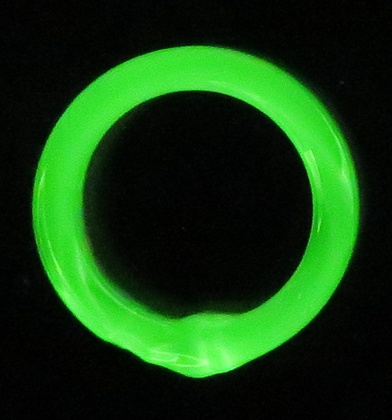
%> input picture segProject4-O - NEW -clean/dene/Pluronic40%_top_tube1.JPG, 392 x 420 px, shrunk from 605 x 649 before the run
$ octave --eval "result = apply2ImageSimple2(imread('dene/Pluronic40%_top_tube1.JPG'));"   (GNU Octave 9; MATLAB toolbox functions it lacks are replaced by stand-ins)
%> lines starting %> are read from the running program, lines starting %| are printed output that depends on the picture; in (x1, y1, x2, y2) boxes, pixels count from 0 and x2, y2 are one past the last pixel; in counts of white or black regions, pixels touching at a corner belong together; the program's own positions count from 1
### segProject4-O - NEW -clean/smoothBoundary.m
function [boundarynew] = smoothBoundary(boundary)

h=fspecial('gaussian', [5 1], 0.75); % asagidakiler urdaki 5 parametresine gore set ediliyor

b1=conv([boundary(length(boundary)-1:length(boundary), 1); boundary(:, 1); boundary(1:2, 1)], h);
b2=conv([boundary(length(boundary)-1:length(boundary),2); boundary(:,2); boundary(1:2,2)], h);

boundarynew= [b1(5:length(b1)-4) b2(5:length(b2)-4)];

end

### segProject4-O - NEW -clean/apply2ImageSimple2.m
function [rbig, rsmall, avgRadius, thickness] = apply2ImageSimple2(im)

%[m, n, z] = size(im);
%figure,imshow(im);


%im = CutImage(im);
croppedIm =im;
%figure,imshow(im);

[m, n, z] = size(im);
for i=1:m
    for j=1:n
        if im(i,j,2) < im(i,j,3) && im(i,j,1) < im(i,j,3) %mavi objeyi imgeden kaldirmak icin
            im(i,j,1) = 0;
            im(i,j,2) = 0;
            im(i,j,3) = 0;
        end
    end
end

imGray2=rgb2gray(im);
imGray = imgaussfilt(imGray2,1); %gauss filter uygulama

%imge uzerinde boundryleri daha guzel bulmak icin

for i=1:m
    for j=1:n
        if imGray(i,j) < 110
            imGray(i,j) = 0;
        end
    end
end
%figure,imshow(img);

%histogram(img);
%figure,imshow(imGray);
boundaries = bwboundaries(imGray);

hold on
maxBoundSize1 = 0;
index =0;
theBoundaryBig = [];
for k = 1:length(boundaries)
   boundary = boundaries{k};
   if (length(boundary) > maxBoundSize1)
       theBoundaryBig = boundary;
       maxBoundSize1 = length(boundary);
       index=k;
   end
end

boundaries(index) =[];
maxBoundSize2 = 0;
theBoundarySmall = [];
for k = 1:length(boundaries)
   boundary = boundaries{k};
   if (length(boundary) > maxBoundSize2)
       theBoundarySmall = boundary;
       maxBoundSize2 = length(boundary);
   end
end


%% yeni alan hesaplari
theBoundaryBig = smoothBoundary(theBoundaryBig);
plot(theBoundaryBig(:,2), theBoundaryBig(:,1), 'r.');
AreaBig = polyarea(theBoundaryBig(:,2), theBoundaryBig(:,1));
rbig = sqrt(AreaBig / pi);

AreaSmall = 0;
rsmall = 0;
if ~isempty(theBoundarySmall)
    theBoundarySmall = smoothBoundary(theBoundarySmall);
    plot(theBoundarySmall(:,2), theBoundarySmall(:,1), 'r.');
    AreaSmall = polyarea(theBoundarySmall(:,2), theBoundarySmall(:,1));
    rsmall = sqrt(AreaSmall / pi);
end

temp=0;
if rsmall > rbig
    temp = rbig;
    rbig = rsmall;
    rsmall = temp;
end

thickness = rbig - rsmall;
avgRadius = (rbig + rsmall)/2;

hold off;

end
%> in apply2ImageSimple2, croppedIm is the input picture: size 420x392x3 uint8; mean R, G, B 18.4, 61.6, 16.1
%> in apply2ImageSimple2, `imGray2=rgb2gray(im);`:
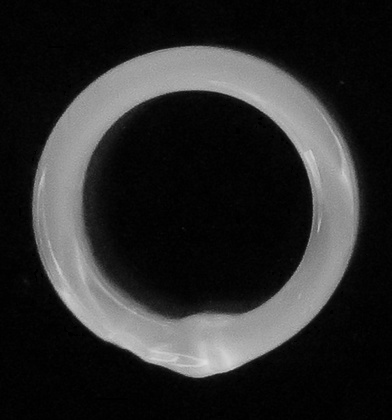
%> imGray2: size 420x392 uint8; min 0, max 222, mean 43.5
%> after the loop in apply2ImageSimple2, `for i=1:m`:
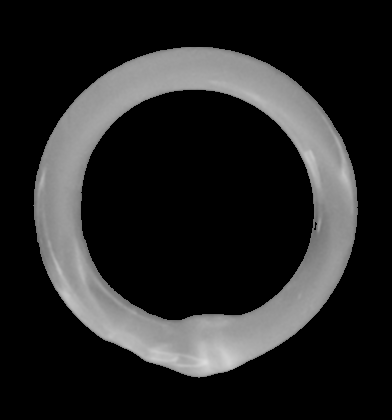
%> imGray: size 420x392 uint8; min 0, max 220, mean 37.1
%> in apply2ImageSimple2, `boundaries = bwboundaries(imGray);`: boundaries = 3 boundaries; box (x1, y1, x2, y2) and points: (33, 47, 358, 378) 912, (81, 90, 314, 320) 666, (314, 222, 317, 230) 16
%> the loop in apply2ImageSimple2, `for k = 1:length(boundaries)` made 3 passes
%> (maxBoundSize1, index) on pass 1: (912, 1)
%> after the loop in apply2ImageSimple2, `for k = 1:length(boundaries)`: theBoundaryBig = 912 rows, first 12: [206 34; 205 35; 204 35; 203 35; 202 35; 201 35; 200 35; 199 35; 198 35; 197 35; 196 35; 195 35]
%> the loop in apply2ImageSimple2, `for k = 1:length(boundaries)` made 2 passes
%> maxBoundSize2 on pass 1: 666
%> after the loop in apply2ImageSimple2, `for k = 1:length(boundaries)`: theBoundarySmall = 666 rows, first 12: [193 82; 192 83; 191 83; 190 83; 189 83; 188 83; 187 83; 186 84; 185 84; 184 84; 183 84; 182 84]
%> in smoothBoundary, `b1=conv([boundary(length(boundary)-1:length(boundary), 1); boundary(:,..`: b1 = 920 values, max 377.8 at index 683, min 3.12 at index 920, mean 207.5
%> in smoothBoundary, `b2=conv([boundary(length(boundary)-1:length(boundary),2); boundary(:,2..`: b2 = 920 values, max 358 at index 455, min 0.532 at index 1, mean 194.1
%> in smoothBoundary, `boundarynew= [b1(5:length(b1)-4) b2(5:length(b2)-4)];`: boundarynew = 912 rows, first 12: [205.8 34.25; 205 34.77; 204 34.98; 203 35; 202 35; 201 35; 200 35; 199 35; 198 35; 197 35; 196 35; 195 35]
%> in apply2ImageSimple2, `theBoundaryBig = smoothBoundary(theBoundaryBig);`: theBoundaryBig has the same summary as boundarynew in smoothBoundary
%> in apply2ImageSimple2, `AreaBig = polyarea(theBoundaryBig(:,2), theBoundaryBig(:,1));`: AreaBig = 81788.8
%> in apply2ImageSimple2, `rbig = sqrt(AreaBig / pi);`: rbig = 161.4
%> in smoothBoundary (call 2), `boundarynew= [b1(5:length(b1)-4) b2(5:length(b2)-4)];`: boundarynew = 666 rows, first 12: [192.8 82.25; 192 82.77; 191 82.98; 190 83; 189 83; 188 83.02; 187 83.23; 186 83.77; 185 83.98; 184 84; 183 84; 182 84.02]
%> in apply2ImageSimple2, `theBoundarySmall = smoothBoundary(theBoundarySmall);`: theBoundarySmall has the same summary as boundarynew in smoothBoundary
%> in apply2ImageSimple2, `AreaSmall = polyarea(theBoundarySmall(:,2), theBoundarySmall(:,1));`: AreaSmall = 42270
%> in apply2ImageSimple2, `rsmall = sqrt(AreaSmall / pi);`: rsmall = 116
%> in apply2ImageSimple2, `thickness = rbig - rsmall;`: thickness = 45.36
%> in apply2ImageSimple2, `avgRadius = (rbig + rsmall)/2;`: avgRadius = 138.7
%> `result = apply2ImageSimple2(imread('dene/Pluronic40%_top_tube1.JPG'));`:
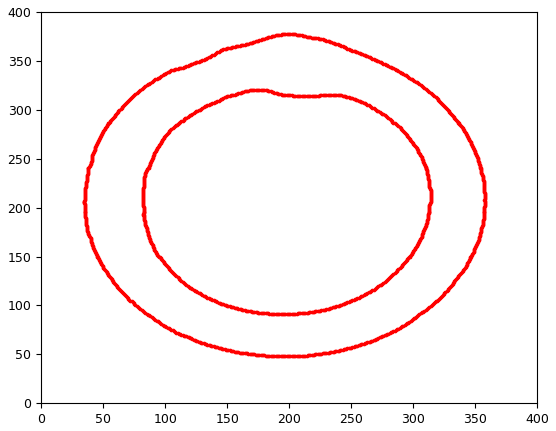
%> figure redrawn from the program's plot data
%> `result = apply2ImageSimple2(imread('dene/Pluronic40%_top_tube1.JPG'));`: result = 161.4
